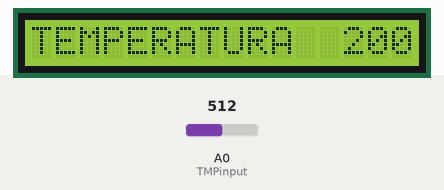
Simulated run of this sketch. Board: Arduino Uno, built with avr-gcc and run on an emulated ATmega328P. On the bench: 16×1 character LCD. The inputs (shaded band) are chosen by the test bench; at power-on: A0 (TMPinput) = 512.

Above: at 1.2 s.
1.3 s: A0 (TMPinput) set to 716
At 2.5 s:
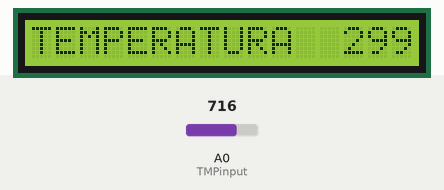
2.8 s: A0 (TMPinput) set to 900
At 3.7 s:
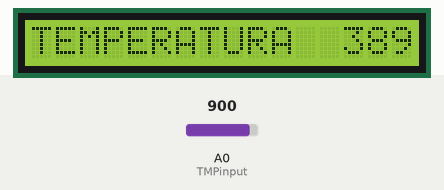
4.3 s: A0 (TMPinput) set to 1023
At 4.9 s:
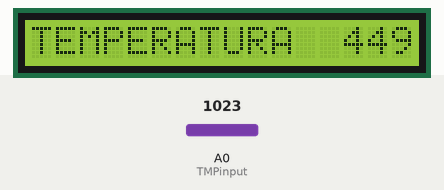
Timing chart, 0 to 7.3 s (numbered marks = the images above; inputs shaded):
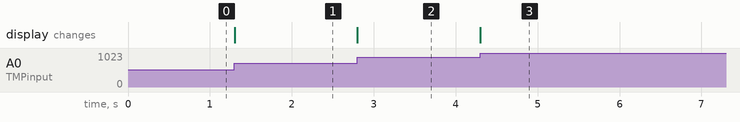

The sketch:

termometroLcd.ino
```cpp
#include <LiquidCrystal.h>

#define TMPinput A0

long val;
LiquidCrystal myLCD(8, 9, 4, 5, 6, 7);

void setup()
{
    myLCD.begin(16, 1);
    myLCD.print("TEMPERATURA");
    Serial.begin(9600);
}

void loop()
{
    val = map(analogRead(TMPinput), 20, 358, -40, 125);
    myLCD.setCursor(13, 1);
    myLCD.print(val);
    myLCD.print("   ");
}
```

Measured:
- after the input at 1.3 s, the display: changes at once (image 1)
- after the input at 2.8 s, the display: changes at once (image 2)
- after the input at 4.3 s, the display: changes at once (image 3)
